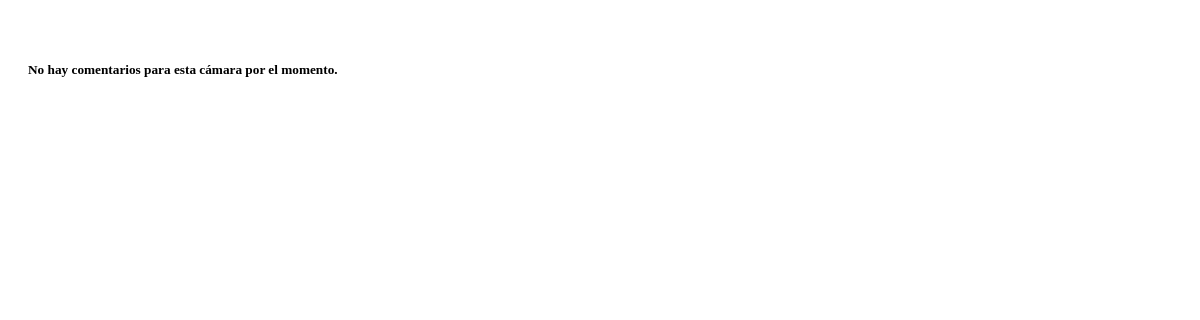
/camaras/3/comment, run on an earlier commit of the app's database.
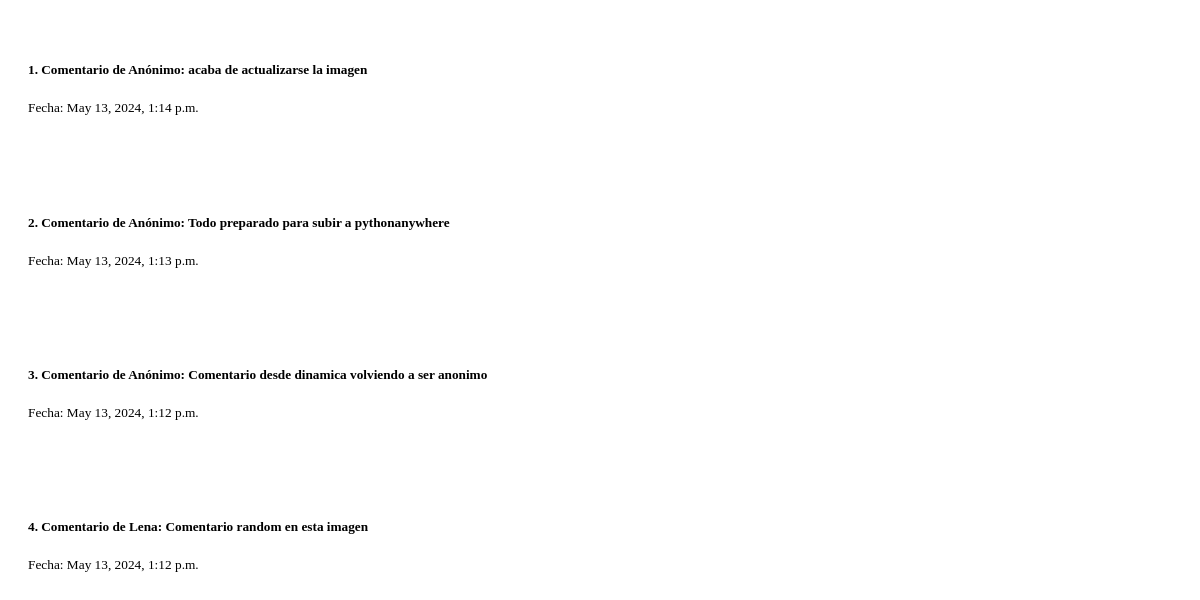
And on a later commit of the database.
### teVeoapp/models.py (models this page shows, shortened)
class Comment(models.Model):
    name = models.CharField(max_length=100)
    camera = models.ForeignKey(Camera, on_delete=models.CASCADE)
    comment = models.CharField(max_length=200, blank=False)
    date = models.DateTimeField(auto_now_add=True)
    img_path_comment = models.CharField(max_length=200)

### teVeoapp/views.py (the view)
def get_comments(request, id):
    camera = Camera.objects.filter(id=id).first()
    if camera is None:
        return HttpResponse("Cámara no encontrada")
    comments = Comment.objects.filter(camera=camera).order_by('-date')
    context = {
        'request': request,
        'comments': comments,
        'camera': camera,
        'now': timezone.now(),
        'cameras_count': Camera.objects.count(),
        'comments_count': Comment.objects.count(),
    }
    return render(request, 'get_comments.html', context)

### teVeoapp/templates/get_comments.html
{% load static %}
{% load tz %}
{% now "U" as current_timestamp %}
<div id="comment-list" hx-get="{% url 'get_comments' camera.id %}?{{current_timestamp}}" hx-trigger="every 30s" hx-headers='{"X-CSRFToken":"{{ csrf_token }}"}' hx-swap="outerHTML" hx-boost="true">
    {% if comments %}
    {% for comment in comments %}
        <div id="comment-{{ comment.id }}" class="text-white custom-gray-bg" style="border-radius: 10px; padding: 20px; margin-top: 20px;">
            <h5>{{ forloop.counter }}. Comentario de {{ comment.name }}: {{ comment.comment }}</h5>
            <p><small>Fecha: {{ comment.date }}</small></p>
        </div>
    {% endfor %}
{% else %}
    <div id="no-comments" class="text-white custom-gray-bg" style="border-radius: 10px; padding: 20px; margin-top: 20px;">
        <h5>No hay comentarios para esta cámara por el momento.</h5>
    </div>
{% endif %}
</div>

What changed in the data, as far as the page shows it:
added Comment: name "Anónimo", comment "acaba de actualizarse la imagen", date "May 13, 2024, 1:14 p.m."
added Comment: name "Anónimo", comment "Todo preparado para subir a pythonanywhere", date "May 13, 2024, 1:13 p.m."
added Comment: name "Anónimo", comment "Comentario desde dinamica volviendo a ser anonimo", date "May 13, 2024, 1:12 p.m."
added Comment: name "Lena", comment "Comentario random en esta imagen", date "May 13, 2024, 1:12 p.m."
Also different on the page:
text no longer shown: "No hay comentarios para esta cámara por el momento."
